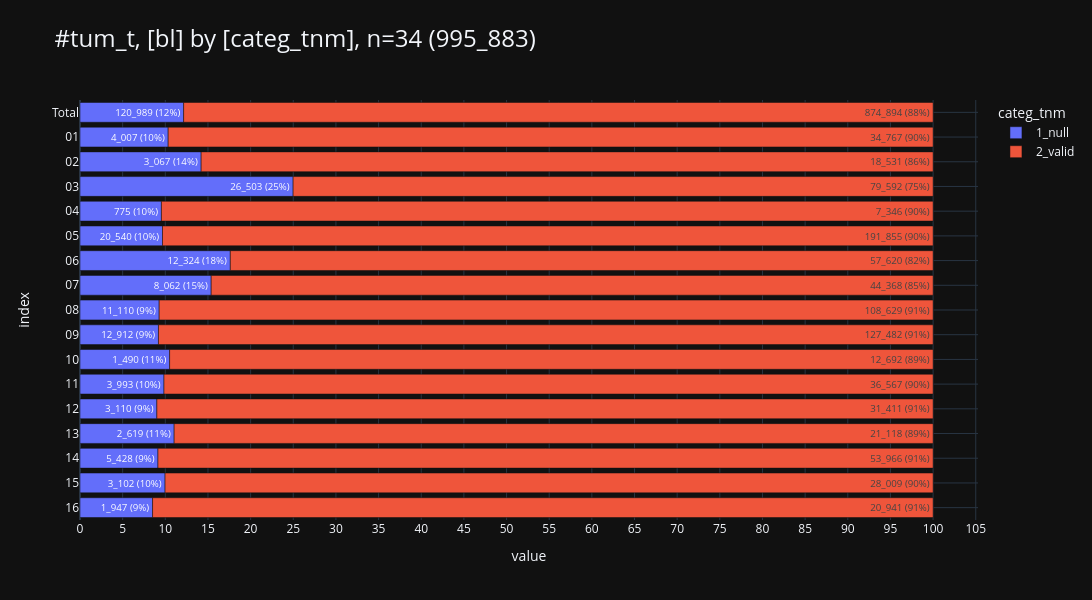

The cell this chart's notebook holds for it:
### Markdown cell above
#### Grading

### Code cell
db_grad=con.sql("""--sql
    with t1 as (
        select
            GKZbl as bl,
            case
                when GRAD is null then '1_null'
                else '2_valid' end as categ_tnm,
        from Tumor4
        where True
        and DJ between 2020 and 2023
        and DCO = 2
        and (
        left(ICDGM10, 1) ='C' and
            (
                right(left(ICDGM10,3), 2)::int8 between 00 and 33
                or right(left(ICDGM10,3), 2)::int8 between 50 and 57
                or right(left(ICDGM10,3), 2)::int8 between 63 and 68
                or right(left(ICDGM10,3), 2)::int8 = 60
            )
            and left(HISC,4)::int between 8010 and 8576
        )
        and GKZbl::int between 1 and 16
    )
    select * from t1
""")

# tbl.descr_db(db_grad, "db_grad")

pls.plot_stacked_bars(
    db_grad.to_df().iloc[:,:2],
    relative=True,
    show_total=True,
    orientation="h",
    show_pct_bar=True,
    caption="tum_t",
    height=600,
    width=1600,
    # kkr_col="z_kkr_label"
)

### Figure 1 — Plotly figure (JSON) as saved in the notebook; plotly's stock layout.template omitted (floating-point values rounded to 4 significant figures)
{"data": [{"hovertemplate": "col=1_null<br>value=%{x}<br>index=%{y}<br>cnt_pct_bar_str=%{text}<extra></extra>", "legendgroup": "1_null", "marker": {"color": "#636EFA", "pattern": {"shape": ""}}, "name": "1_null", "orientation": "h", "showlegend": true, "text": ["120_989 (12%)", "4_007 (10%)", "3_067 (14%)", "26_503 (25%)", "775 (10%)", "20_540 (10%)", "12_324 (18%)", "8_062 (15%)", "11_110 (9%)", "12_912 (9%)", "1_490 (11%)", "3_993 (10%)", "3_110 (9%)", "2_619 (11%)", "5_428 (9%)", "3_102 (10%)", "1_947 (9%)"], "textposition": "auto", "type": "bar", "x": [120989, 4007, 3067, 26503, 775, 20540, 12324, 8062, 11110, 12912, 1490, 3993, 3110, 2619, 5428, 3102, 1947], "xaxis": "x", "y": [" Total", "01", "02", "03", "04", "05", "06", "07", "08", "09", "10", "11", "12", "13", "14", "15", "16"], "yaxis": "y"}, {"hovertemplate": "col=2_valid<br>value=%{x}<br>index=%{y}<br>cnt_pct_bar_str=%{text}<extra></extra>", "legendgroup": "2_valid", "marker": {"color": "#EF553B", "pattern": {"shape": ""}}, "name": "2_valid", "orientation": "h", "showlegend": true, "text": ["874_894 (88%)", "34_767 (90%)", "18_531 (86%)", "79_592 (75%)", "7_346 (90%)", "191_855 (90%)", "57_620 (82%)", "44_368 (85%)", "108_629 (91%)", "127_482 (91%)", "12_692 (89%)", "36_567 (90%)", "31_411 (91%)", "21_118 (89%)", "53_966 (91%)", "28_009 (90%)", "20_941 (91%)"], "textposition": "auto", "type": "bar", "x": [874894, 34767, 18531, 79592, 7346, 191855, 57620, 44368, 108629, 127482, 12692, 36567, 31411, 21118, 53966, 28009, 20941], "xaxis": "x", "y": [" Total", "01", "02", "03", "04", "05", "06", "07", "08", "09", "10", "11", "12", "13", "14", "15", "16"], "yaxis": "y"}], "layout": {"barmode": "relative", "barnorm": "percent", "height": 600, "legend": {"title": {"text": "categ_tnm"}, "tracegroupgap": 0, "traceorder": "normal"}, "title": {"font": {"size": 24}, "text": "#tum_t, [bl] by [categ_tnm], n=34 (995_883)", "xanchor": "left", "y": 0.95, "yanchor": "top"}, "width": 1600, "xaxis": {"anchor": "y", "domain": [0, 1], "dtick": 5, "gridwidth": 1, "showgrid": true, "title": {"text": "value"}}, "yaxis": {"anchor": "x", "categoryarray": ["16", "15", "14", "13", "12", "11", "10", "09", "08", "07", "06", "05", "04", "03", "02", "01", " Total"], "categoryorder": "array", "domain": [0, 1], "gridwidth": 1, "showgrid": true, "title": {"text": "index"}}}}
